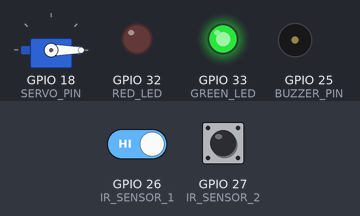
Bench run of a sketch on a simulated ESP32. On the bench: servo, output pins drawn as LEDs (lit = HIGH), buzzer (waves = sounding, pin HIGH). The test bench sets the inputs (shaded band); at power-on: GPIO 26 (IR_SENSOR_1) HIGH, GPIO 27 (IR_SENSOR_2) LOW. WiFi joins after 1.5 s; servers stay silent unless stated; what the sketch prints to the serial monitor is not drawn.

Above: at 3.0 s.
3.1 s: GPIO 26 (IR_SENSOR_1) driven LOW
At 4.3 s:
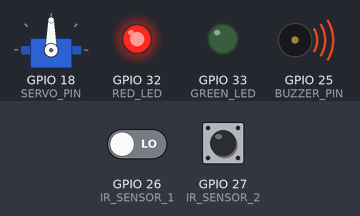
4.6 s: GPIO 27 (IR_SENSOR_2) pulsed HIGH 2 times (0.12 s each, 0.3 s apart)
At 5.1 s:
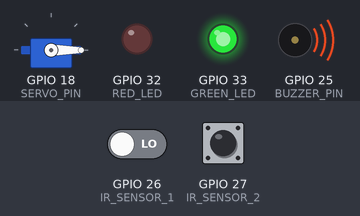
Timing chart, 0 to 7.6 s (numbered marks = the images above; inputs shaded):
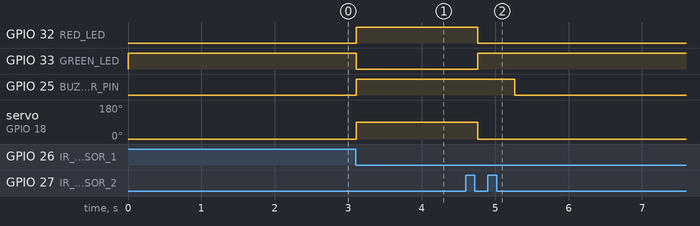

The sketch:

RAILWAY_GATE.ino
```cpp
#include <WiFi.h>
#include <WiFiClientSecure.h>
#include <UniversalTelegramBot.h>
#include <ArduinoJson.h>
#include <ESP32Servo.h>

// =====================================
// WIFI DETAILS
// =====================================

const char* ssid = "PK";
const char* password = "244466666";

// =====================================
// TELEGRAM BOT DETAILS
// =====================================

#define BOT_TOKEN "9188319138:AAFfHsgnRnpzlkZ9FFo9-WV1m2OB9EU-N0U"
#define CHAT_ID "8753067838"

WiFiClientSecure client;
UniversalTelegramBot bot(BOT_TOKEN, client);

// =====================================
// PIN CONFIGURATION
// =====================================

#define IR_SENSOR_1 26
#define IR_SENSOR_2 27

#define SERVO_PIN 18
#define BUZZER_PIN 25

#define RED_LED 32
#define GREEN_LED 33

// =====================================
// SERVO SETTINGS
// =====================================

#define GATE_OPEN 0
#define GATE_CLOSED 90

Servo railwayGate;

// =====================================
// TIMING SETTINGS
// =====================================

const unsigned long ARRIVAL_DURATION = 5000;
const unsigned long DEPARTURE_DURATION = 500;

// =====================================
// BUZZER MODES
// =====================================

enum BuzzerMode {
  BUZZER_OFF,
  ARRIVAL_BUZZER,
  DEPARTURE_BUZZER
};

BuzzerMode buzzerMode = BUZZER_OFF;

unsigned long buzzerStartTime = 0;

// =====================================
// SYSTEM VARIABLES
// =====================================

bool trainCycleActive = false;
bool sensor2Armed = false;
bool waitingForSensor1Clear = false;

// =====================================
// TELEGRAM FUNCTION
// =====================================

void sendTelegram(String message) {

  if (WiFi.status() == WL_CONNECTED) {

    bool sent = bot.sendMessage(
      CHAT_ID,
      message,
      ""
    );

    if (sent) {
      Serial.println("Telegram notification sent!");
    }
    else {
      Serial.println("Telegram notification failed!");
    }
  }
  else {
    Serial.println("WiFi disconnected!");
  }
}

// =====================================
// ARRIVAL BUZZER
// =====================================

void startArrivalBuzzer() {

  buzzerMode = ARRIVAL_BUZZER;
  buzzerStartTime = millis();

  digitalWrite(BUZZER_PIN, HIGH);

  Serial.println("Arrival Buzzer ON for 5 seconds");
}

// =====================================
// DEPARTURE BUZZER
// =====================================

void startDepartureBuzzer() {

  buzzerMode = DEPARTURE_BUZZER;
  buzzerStartTime = millis();

  digitalWrite(BUZZER_PIN, HIGH);

  Serial.println("Departure Buzzer: 2 Beeps");
}

// =====================================
// BUZZER CONTROL
// =====================================

void updateBuzzer() {

  unsigned long elapsed =
    millis() - buzzerStartTime;

  // Arrival buzzer: 5 seconds continuous

  if (buzzerMode == ARRIVAL_BUZZER) {

    if (elapsed >= ARRIVAL_DURATION) {

      digitalWrite(BUZZER_PIN, LOW);

      buzzerMode = BUZZER_OFF;

      Serial.println("Arrival Buzzer OFF");
    }
  }

  // Departure buzzer: 2 beeps within 3 seconds

  else if (buzzerMode == DEPARTURE_BUZZER) {

    if (elapsed < 500 ||
        (elapsed >= 1500 && elapsed < 2000)) {

      digitalWrite(BUZZER_PIN, HIGH);
    }
    else {

      digitalWrite(BUZZER_PIN, LOW);
    }

    if (elapsed >= DEPARTURE_DURATION) {

      digitalWrite(BUZZER_PIN, LOW);

      buzzerMode = BUZZER_OFF;

      Serial.println("Two Beeps Completed");
    }
  }
}

// =====================================
// TRAIN ARRIVAL FUNCTION
// =====================================

void trainArrival() {

  Serial.println();
  Serial.println("============================");
  Serial.println("TRAIN ARRIVED AT STATION!");
  Serial.println("============================");

  // Close railway gate

  railwayGate.write(GATE_CLOSED);

  // Red LED ON

  digitalWrite(RED_LED, HIGH);
  digitalWrite(GREEN_LED, LOW);

  // Buzzer ON for 5 seconds

  startArrivalBuzzer();

  // Telegram notification

  sendTelegram(
    "TRAIN ARRIVED AT THE STATION!\n\n"

    "Railway Gate: CLOSED\n"

  );
}

// =====================================
// TRAIN DEPARTURE FUNCTION
// =====================================

void trainDeparture() {

  Serial.println();
  Serial.println("============================");
  Serial.println("TRAIN LEFT THE STATION!");
  Serial.println("============================");

  // Open railway gate

  railwayGate.write(GATE_OPEN);

  // Green LED ON

  digitalWrite(RED_LED, LOW);
  digitalWrite(GREEN_LED, HIGH);

  // Buzzer: 2 beeps within 3 seconds

  startDepartureBuzzer();

  // Telegram notification

  sendTelegram(
    "TRAIN LEFT THE STATION!\n\n"


    "Railway Gate: OPEN\n"

  );
}

// =====================================
// SETUP
// =====================================

void setup() {

  Serial.begin(115200);

  // Sensor configuration

  pinMode(IR_SENSOR_1, INPUT);
  pinMode(IR_SENSOR_2, INPUT);

  // LED configuration

  pinMode(RED_LED, OUTPUT);
  pinMode(GREEN_LED, OUTPUT);

  // Buzzer configuration

  pinMode(BUZZER_PIN, OUTPUT);

  digitalWrite(BUZZER_PIN, LOW);

  // Initial LED condition

  digitalWrite(RED_LED, LOW);
  digitalWrite(GREEN_LED, HIGH);

  // Servo initialization

  railwayGate.setPeriodHertz(50);

  railwayGate.attach(
    SERVO_PIN,
    500,
    2400
  );

  // Initial gate position

  railwayGate.write(GATE_OPEN);

  Serial.println("============================");
  Serial.println("SMART RAILWAY STATION");
  Serial.println("============================");

  Serial.println("Gate OPEN");


  // WiFi connection

  WiFi.begin(ssid, password);

  Serial.print("Connecting to WiFi");

  while (WiFi.status() != WL_CONNECTED) {

    delay(500);
    Serial.print(".");
  }

  Serial.println();
  Serial.println("WiFi Connected!");

  // Telegram SSL

  client.setInsecure();

  // Startup notification

  sendTelegram(
    "SMART RAILWAY STATION\n\n"

    "Gate Status: OPEN\n"

    "Waiting for Train Arrival."
  );

  Serial.println("System Ready!");
}

// =====================================
// MAIN LOOP
// =====================================

void loop() {

  // Update buzzer timing

  updateBuzzer();

  // Read IR sensors

  int sensor1 = digitalRead(IR_SENSOR_1);
  int sensor2 = digitalRead(IR_SENSOR_2);

  // =================================
  // RESET SENSOR 1 LOCK
  // =================================

  if (waitingForSensor1Clear &&
      sensor1 == HIGH) {

    waitingForSensor1Clear = false;

    Serial.println("Sensor 1 cleared.");
    Serial.println("Ready for next train.");
  }

  // =================================
  // TRAIN ARRIVAL - IR SENSOR 1
  // =================================

  if (sensor1 == LOW &&
      !trainCycleActive &&
      !waitingForSensor1Clear) {

    trainCycleActive = true;

    // Arm Sensor 2 only when it is clear

    sensor2Armed = (sensor2 == HIGH);

    trainArrival();
  }

  // =================================
  // ARM IR SENSOR 2
  // =================================

  if (trainCycleActive &&
      sensor2 == HIGH) {

    sensor2Armed = true;
  }

  // =================================
  // TRAIN DEPARTURE - IR SENSOR 2
  // =================================

  if (trainCycleActive &&
      sensor2Armed &&
      sensor2 == LOW) {

    trainDeparture();

    // Reset train cycle

    trainCycleActive = false;
    sensor2Armed = false;

    waitingForSensor1Clear = true;

    Serial.println("System Ready for Next Train.");
  }

  delay(50);
}
```

Measured:
- after the input at 3.1 s, GPIO 32 (RED_LED), GPIO 25 (BUZZER_PIN): LOW → HIGH at once; GPIO 33 (GREEN_LED): HIGH → LOW at once; servo on GPIO 18 (SERVO_PIN): 0° → 90° at once
- after the input at 4.6 s, GPIO 32 (RED_LED): HIGH → LOW after 0.17 s; GPIO 33 (GREEN_LED): LOW → HIGH after 0.17 s; GPIO 25 (BUZZER_PIN): HIGH → LOW after 0.67 s instead of 3.5 s; servo on GPIO 18 (SERVO_PIN): 90° → 0° after 0.17 s
